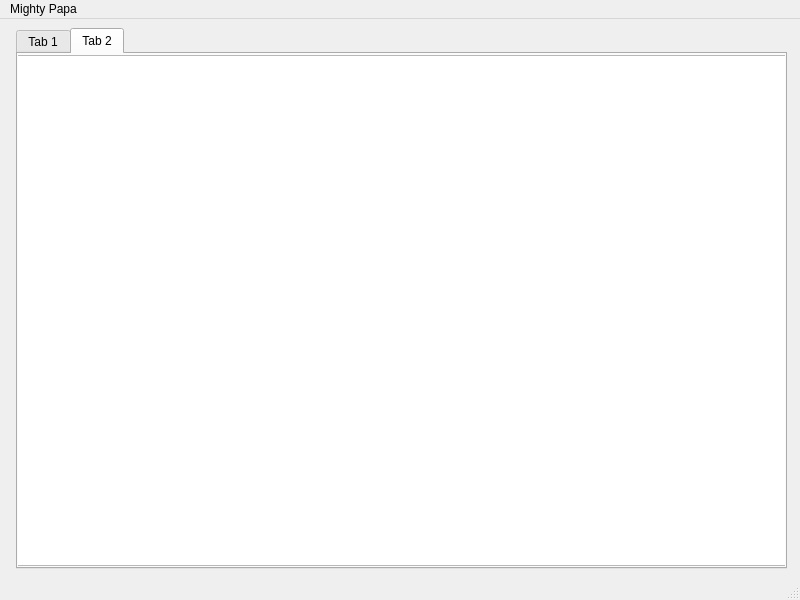
<?xml version="1.0" encoding="UTF-8"?>
<ui version="4.0">
 <class>MainWindow</class>
 <widget class="QMainWindow" name="MainWindow">
  <property name="geometry">
   <rect>
    <x>0</x>
    <y>0</y>
    <width>800</width>
    <height>600</height>
   </rect>
  </property>
  <property name="windowTitle">
   <string>MainWindow</string>
  </property>
  <widget class="QWidget" name="centralwidget">
   <widget class="QTabWidget" name="tabMain">
    <property name="geometry">
     <rect>
      <x>16</x>
      <y>9</y>
      <width>771</width>
      <height>541</height>
     </rect>
    </property>
    <property name="autoFillBackground">
     <bool>true</bool>
    </property>
    <property name="currentIndex">
     <number>1</number>
    </property>
    <widget class="QWidget" name="tabThisMachine">
     <attribute name="title">
      <string>Tab 1</string>
     </attribute>
    </widget>
    <widget class="QWidget" name="tabHosts">
     <property name="toolTip">
      <string>&lt;html&gt;&lt;head/&gt;&lt;body&gt;&lt;p&gt;Bla&lt;/p&gt;&lt;p&gt;&lt;br/&gt;&lt;/p&gt;&lt;/body&gt;&lt;/html&gt;</string>
     </property>
     <attribute name="title">
      <string>Tab 2</string>
     </attribute>
     <widget class="QTreeView" name="treeConnectedHosts">
      <property name="geometry">
       <rect>
        <x>-5</x>
        <y>1</y>
        <width>781</width>
        <height>511</height>
       </rect>
      </property>
     </widget>
    </widget>
   </widget>
  </widget>
  <widget class="QMenuBar" name="menubar">
   <property name="geometry">
    <rect>
     <x>0</x>
     <y>0</y>
     <width>800</width>
     <height>22</height>
    </rect>
   </property>
   <widget class="QMenu" name="menuMighty_Papa">
    <property name="title">
     <string>Mighty Papa</string>
    </property>
   </widget>
   <addaction name="menuMighty_Papa"/>
  </widget>
  <widget class="QStatusBar" name="statusbar"/>
 </widget>
 <resources/>
 <connections/>
</ui>
